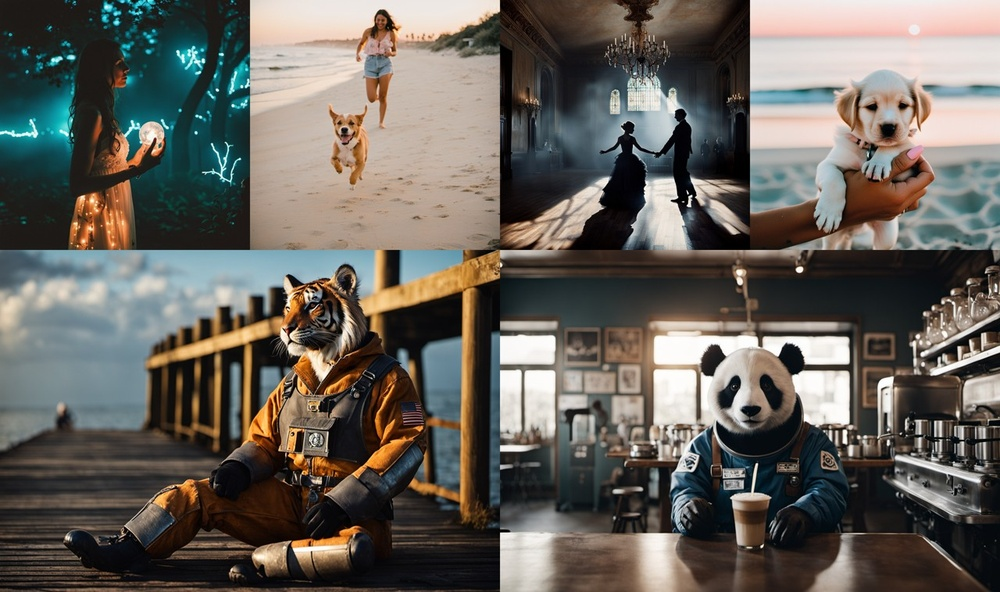
#> input picture test/img/fake1.jpg, 1000 x 592 px, shrunk from 1280 x 758 before the run
$ python -i vlm_analyzer.py   (imports and definitions only)
#> lines starting #> are read from the running program, lines starting #| are printed output that depends on the picture
import os
from google import genai
from google.genai import types
from PIL import Image
import json

class VLMAnalyzer:
    def __init__(self):
        self.api_key = os.getenv("GEMINI_API_KEY")
        self.enabled = bool(self.api_key)
        if self.enabled:
            self.client = genai.Client(api_key=self.api_key)
        else:
            print("VLMAnalyzer disabled: GEMINI_API_KEY not found in .env")

    def analyze_frame(self, image_array):
        if not self.enabled:
            return None

        try:
            pil_img = Image.fromarray(image_array).convert("RGB")
            w, h = pil_img.width, pil_img.height

            prompt = f"""
You are an expert deepfake detection AI.
Analyze the provided image for AI-generation artifacts, unnatural physics, logical inconsistencies, face swaps, or morphed hands/limbs.

Return a JSON strictly following this schema:
{{
  "is_ai_generated": boolean,
  "semantic_fake_score": float (0.0 to 1.0),
  "reasoning": string (Detailed explanation of WHY it is fake based on physics, anatomy, or context. e.g. "The dog is walking on two feet". If real, explain why.),
  "anomaly_regions": [
    {{
      "box": [x, y, w, h] (approximate integer pixel coordinates relative to image width {w} and height {h}),
      "label": string (e.g., "morphed hand", "unnatural posture")
    }}
  ]
}}
"""
            response = self.client.models.generate_content(
                model='gemini-2.5-flash',
                contents=[prompt, pil_img],
                config=types.GenerateContentConfig(
                    response_mime_type="application/json",
                ),
            )

            text = response.text
            if "```json" in text:
                text = text.split("```json")[1].split("```")[0].strip()
            elif "```" in text:
                text = text.split("```")[1].strip()

            return json.loads(text)
        except Exception as e:
            print(f"VLM Analysis Error: {e}")
            return None

>>> import cv2
>>> picture = cv2.imread('../../test/img/fake1.jpg', cv2.IMREAD_GRAYSCALE)
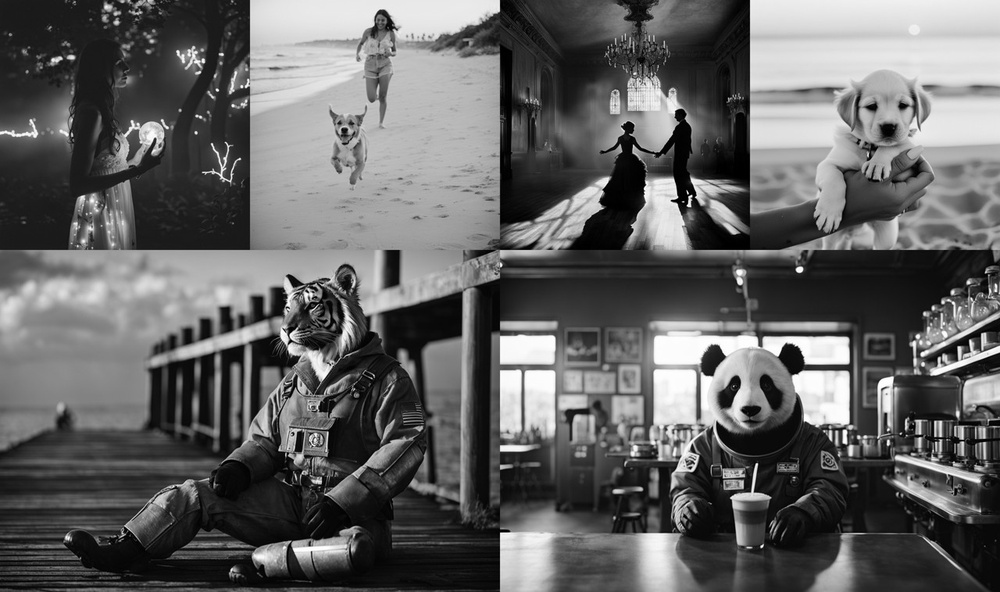
#> picture: shape (592, 1000); min 0, max 255, mean 98.7
>>> result = VLMAnalyzer().analyze_frame(picture)

$ run again, on test/img/real1.jpg
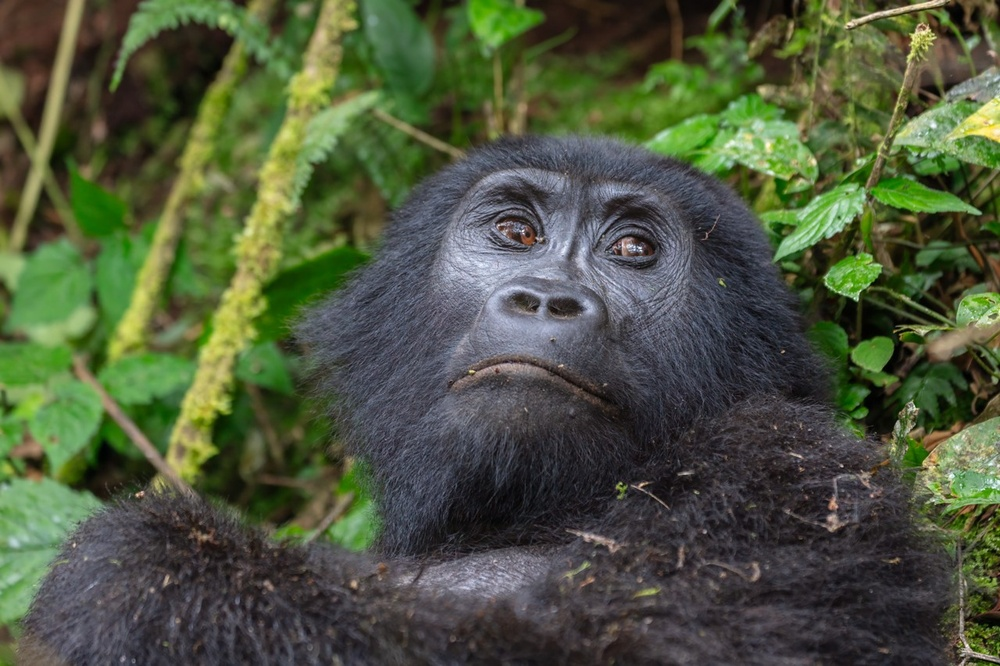
#> input picture test/img/real1.jpg, 1000 x 666 px, shrunk from 1280 x 853 before the run
#> `picture = cv2.imread('../../test/img/fake1.jpg', cv2.IMREAD_GRAYSCALE)`:
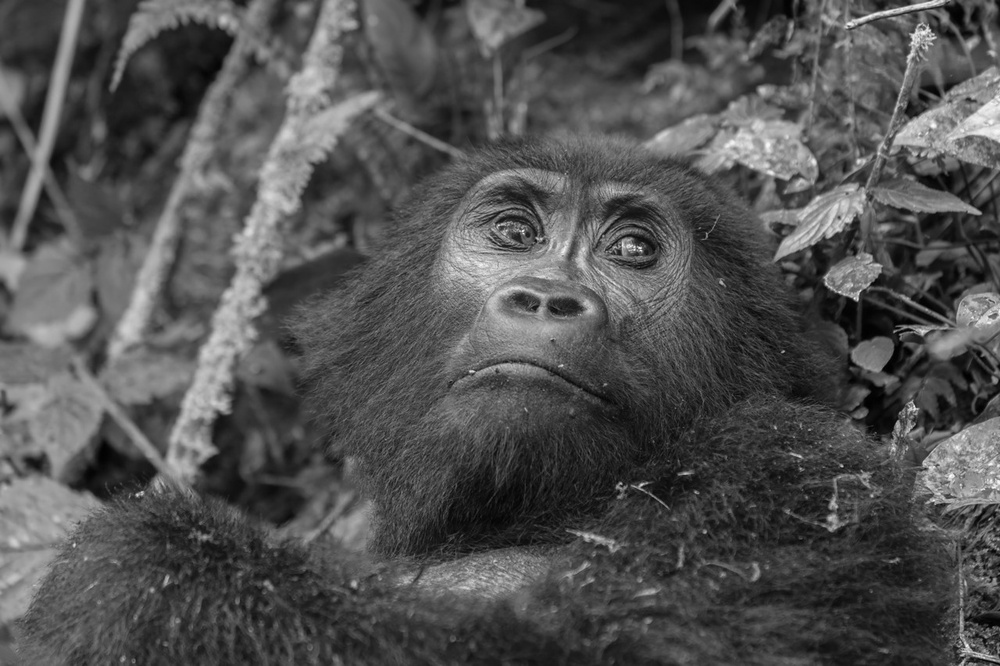
#> picture: shape (666, 1000); min 0, max 252, mean 81.4
